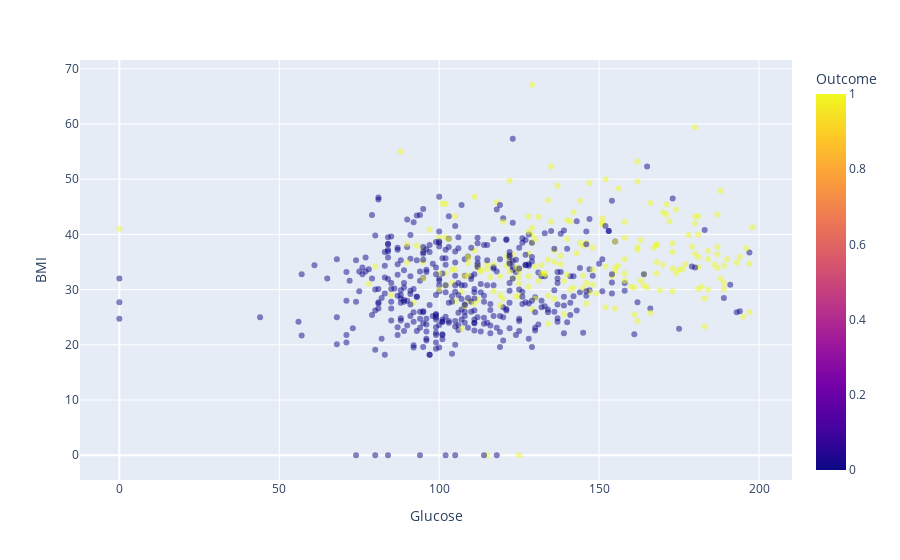
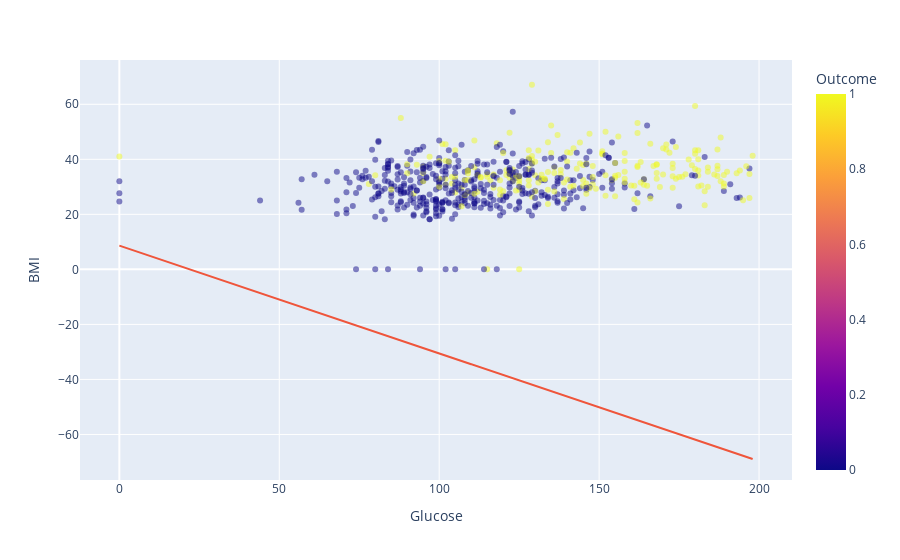

The notebook cell these images were saved under, in order:
### Code cell
fig = px.scatter(train, 
          x = 'Glucose',
          y = 'BMI',
          color='Outcome',
          opacity = 0.5)
fig.show()

fig.add_trace(Scatter(x = train['Glucose'],
                     y = -train['Glucose']*mod.coef_[0][0] / mod.coef_[0][1] - mod.intercept_[0],
                     showlegend=False))




# Create the 3D surface plot
#fig = Figure(data=[Surface(x='Glucose', y='BMI', z='Outcome')])
#t1 = df[df['label']==0]
#t2 = df[df['label']==1]
#fig.add_trace(Scatter3d(x=t1['f1'],y=t1['f2'],z=t1['z'],mode='markers'))
#fig.add_trace(Scatter3d(x=t2['f1'],y=t2['f2'],z=t2['z'],mode='markers'))

# Set the layout for the plot
#fig.update_layout(title='3D Surface Plot', autosize=False,
     #             width=1000, height=1000,
      #            margin=dict(l=65, r=50, b=65, t=90))

# Show the plot
#fig.show()




#df['z'] = df['f1']*mod.coef_[0][0] + df['f2']*mod.coef_[0][1] + mod.intercept_
#df['s'] = 1/(1 + np.exp(-df['z']))
# Define the x and y coordinates
#x = np.linspace(-2, 2, 100)
#y = np.linspace(-2, 2, 100)

# Create a meshgrid from the x and y coordinates
#X, Y = np.meshgrid(x, y)

### Figure 1 — Plotly figure (JSON) as saved in the notebook; plotly's stock layout.template omitted (floating-point values rounded to 4 significant figures; data arrays with more than 128 entries replaced by an {"elided": "..."} marker saying what was removed)
{"data": [{"hovertemplate": "Glucose=%{x}<br>BMI=%{y}<br>Outcome=%{marker.color}<extra></extra>", "legendgroup": "", "marker": {"color": {"elided": "614 int values"}, "coloraxis": "coloraxis", "opacity": 0.5, "symbol": "circle"}, "mode": "markers", "name": "", "orientation": "v", "showlegend": false, "type": "scatter", "x": {"elided": "614 int values"}, "xaxis": "x", "y": {"elided": "614 float values"}, "yaxis": "y"}], "layout": {"coloraxis": {"colorbar": {"title": {"text": "Outcome"}}, "colorscale": [[0, "#0d0887"], [0.1111, "#46039f"], [0.2222, "#7201a8"], [0.3333, "#9c179e"], [0.4444, "#bd3786"], [0.5556, "#d8576b"], [0.6667, "#ed7953"], [0.7778, "#fb9f3a"], [0.8889, "#fdca26"], [1, "#f0f921"]]}, "legend": {"tracegroupgap": 0}, "margin": {"t": 60}, "xaxis": {"anchor": "y", "domain": [0, 1], "title": {"text": "Glucose"}}, "yaxis": {"anchor": "x", "domain": [0, 1], "title": {"text": "BMI"}}}}

### Figure 2 — Plotly figure (JSON) as saved in the notebook; plotly's stock layout.template omitted (floating-point values rounded to 4 significant figures; data arrays with more than 128 entries replaced by an {"elided": "..."} marker saying what was removed)
{"data": [{"hovertemplate": "Glucose=%{x}<br>BMI=%{y}<br>Outcome=%{marker.color}<extra></extra>", "legendgroup": "", "marker": {"color": {"elided": "614 int values"}, "coloraxis": "coloraxis", "opacity": 0.5, "symbol": "circle"}, "mode": "markers", "name": "", "orientation": "v", "showlegend": false, "type": "scatter", "x": {"elided": "614 int values"}, "xaxis": "x", "y": {"elided": "614 float values"}, "yaxis": "y"}, {"showlegend": false, "type": "scatter", "x": {"elided": "614 int values"}, "y": {"elided": "614 float values"}}], "layout": {"coloraxis": {"colorbar": {"title": {"text": "Outcome"}}, "colorscale": [[0, "#0d0887"], [0.1111, "#46039f"], [0.2222, "#7201a8"], [0.3333, "#9c179e"], [0.4444, "#bd3786"], [0.5556, "#d8576b"], [0.6667, "#ed7953"], [0.7778, "#fb9f3a"], [0.8889, "#fdca26"], [1, "#f0f921"]]}, "legend": {"tracegroupgap": 0}, "margin": {"t": 60}, "xaxis": {"anchor": "y", "domain": [0, 1], "title": {"text": "Glucose"}}, "yaxis": {"anchor": "x", "domain": [0, 1], "title": {"text": "BMI"}}}}
